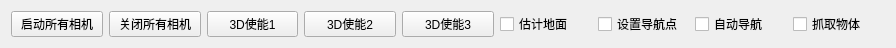
   <widget class="QWidget" name="layoutWidget">
    <property name="geometry">
     <rect>
      <x>0</x>
      <y>0</y>
      <width>896</width>
      <height>35</height>
     </rect>
    </property>
    <layout class="QHBoxLayout" name="horizontalLayout_15">
     <item>
      <widget class="QPushButton" name="button_launch_camera">
       <property name="text">
        <string>启动所有相机</string>
       </property>
      </widget>
     </item>
     <item>
      <widget class="QPushButton" name="button_close_all_cameras">
       <property name="text">
        <string>关闭所有相机</string>
       </property>
      </widget>
     </item>
     <item>
      <widget class="QPushButton" name="flag_rgbd_3D_1">
       <property name="text">
        <string>3D使能1</string>
       </property>
      </widget>
     </item>
     <item>
      <widget class="QPushButton" name="flag_rgbd_3D_2">
       <property name="text">
        <string>3D使能2</string>
       </property>
      </widget>
     </item>
     <item>
      <widget class="QPushButton" name="flag_rgbd_3D_3">
       <property name="text">
        <string>3D使能3</string>
       </property>
      </widget>
     </item>
     <item>
      <widget class="QCheckBox" name="is_estimate_ground_plane">
       <property name="text">
        <string>估计地面</string>
       </property>
      </widget>
     </item>
     <item>
      <widget class="QCheckBox" name="set_waypoints">
       <property name="text">
        <string>设置导航点</string>
       </property>
      </widget>
     </item>
     <item>
      <widget class="QCheckBox" name="set_autowaypoints">
       <property name="text">
        <string>自动导航</string>
       </property>
      </widget>
     </item>
     <item>
      <widget class="QCheckBox" name="set_grasppoints">
       <property name="text">
        <string>抓取物体</string>
       </property>
      </widget>
     </item>
    </layout>
   </widget>
